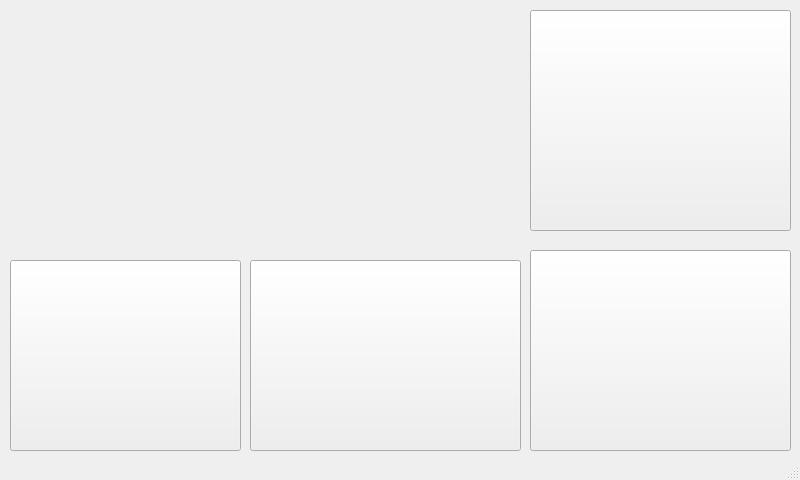
<?xml version="1.0" encoding="UTF-8"?>
<ui version="4.0">
 <class>MainWindow</class>
 <widget class="QMainWindow" name="MainWindow">
  <property name="geometry">
   <rect>
    <x>0</x>
    <y>0</y>
    <width>800</width>
    <height>480</height>
   </rect>
  </property>
  <property name="windowTitle">
   <string>MainWindow</string>
  </property>
  <property name="styleSheet">
   <string notr="true">MainWindow{border-image: url(:/back.png);};</string>
  </property>
  <widget class="QWidget" name="centralwidget">
   <widget class="QPushButton" name="pushButton">
    <property name="geometry">
     <rect>
      <x>10</x>
      <y>260</y>
      <width>231</width>
      <height>191</height>
     </rect>
    </property>
    <property name="styleSheet">
     <string notr="true">border-image: url(:/weather.png);</string>
    </property>
    <property name="text">
     <string/>
    </property>
   </widget>
   <widget class="QPushButton" name="pushButton_2">
    <property name="geometry">
     <rect>
      <x>250</x>
      <y>260</y>
      <width>271</width>
      <height>191</height>
     </rect>
    </property>
    <property name="styleSheet">
     <string notr="true">border-image: url(:/music.png);</string>
    </property>
    <property name="text">
     <string/>
    </property>
   </widget>
   <widget class="QPushButton" name="pushButton_3">
    <property name="geometry">
     <rect>
      <x>530</x>
      <y>10</y>
      <width>261</width>
      <height>221</height>
     </rect>
    </property>
    <property name="styleSheet">
     <string notr="true">border-image: url(:/vedio.png);</string>
    </property>
    <property name="text">
     <string/>
    </property>
   </widget>
   <widget class="QPushButton" name="pushButton_4">
    <property name="geometry">
     <rect>
      <x>530</x>
      <y>250</y>
      <width>261</width>
      <height>201</height>
     </rect>
    </property>
    <property name="styleSheet">
     <string notr="true">border-image: url(:/map.png);</string>
    </property>
    <property name="text">
     <string/>
    </property>
   </widget>
   <widget class="QLabel" name="label">
    <property name="geometry">
     <rect>
      <x>20</x>
      <y>40</y>
      <width>281</width>
      <height>50</height>
     </rect>
    </property>
    <property name="styleSheet">
     <string notr="true">font: 25pt &quot;Constantia&quot;;
color: rgb(255, 255, 255);</string>
    </property>
    <property name="text">
     <string/>
    </property>
    <property name="alignment">
     <set>Qt::AlignCenter</set>
    </property>
   </widget>
   <widget class="QLabel" name="label_2">
    <property name="geometry">
     <rect>
      <x>60</x>
      <y>130</y>
      <width>200</width>
      <height>50</height>
     </rect>
    </property>
    <property name="styleSheet">
     <string notr="true">font: 25pt &quot;Constantia&quot;;
color: rgb(255, 255, 255);</string>
    </property>
    <property name="text">
     <string/>
    </property>
    <property name="alignment">
     <set>Qt::AlignCenter</set>
    </property>
   </widget>
  </widget>
  <widget class="QStatusBar" name="statusbar"/>
 </widget>
 <resources/>
 <connections/>
</ui>
